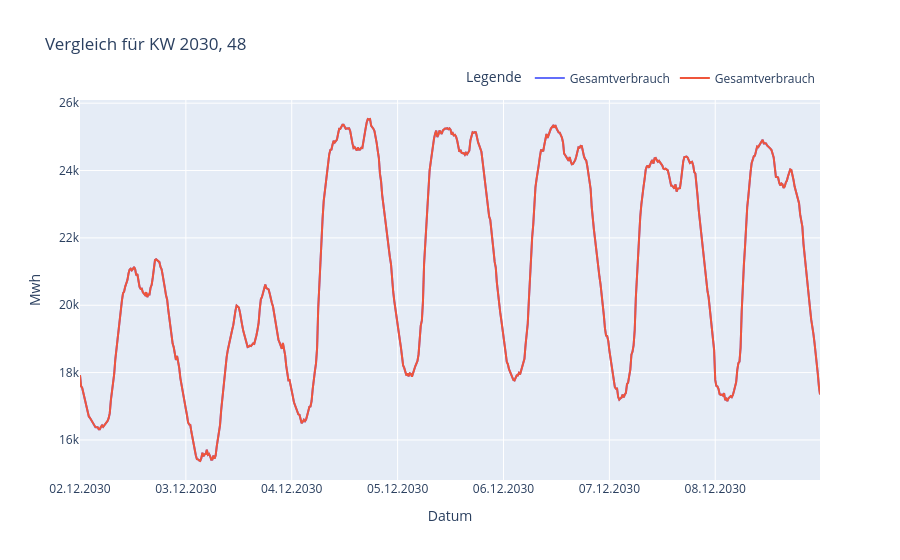

Write notebook code for a chart like this one.
### Markdown cell above
## Wochenvergleich zwischen Verbrauch und Verbrauch+Lastprofile

### Code cell
selected_week = str(selected_week_plot)
selected_year = str(selected_year_plot)

#addTimeInformation(consumption_all_years_excluding_loadprofile)
#addTimeInformation(consumption_all_years_including_loadprofile)


def get_weekly_consumption(consumption_data, selected_year, selected_week):
    # Erstelle einen DataFrame aus dem Dictionary
    yearly_consumption = pd.DataFrame.from_dict(consumption_data.get(int(selected_year)))
    
    

    # Filtere die Daten für die angegebene Woche und das Jahr
    week_filtered_data_consumption = yearly_consumption[
        (yearly_consumption['Week'] == selected_week)
    ]

    # Erstelle einen DataFrame nur mit Datum und Gesamtverbrauch
    week_consumption_df = week_filtered_data_consumption[['Datum', 'Gesamtverbrauch']]
    week_consumption_df.loc[:, 'Datum'] = pd.to_datetime(week_consumption_df['Datum'])

    return week_consumption_df


# Verwende die Funktion für consumption_all_years_excluding_loadprofile
week_consumption_df = get_weekly_consumption(consumption_all_years_excluding_loadprofile, selected_year, selected_week)

# Verwende die Funktion für consumption_all_years_including_loadprofile

week_consumption_df_lp = get_weekly_consumption(consumption_all_years_including_loadprofile, selected_year, selected_week)

# didirectory_yearly_generation and consumption_all_years_excluding_loadprofile are dicitionaries

create_week_comparison(selected_week, selected_year, week_consumption_df, week_consumption_df_lp, "vergleich_verbrauch_lastprofile")

### Figure 1 — Plotly figure (JSON) as saved in the notebook; plotly's stock layout.template omitted (floating-point values rounded to 4 significant figures; data arrays with more than 128 entries replaced by an {"elided": "..."} marker saying what was removed)
{"data": [{"mode": "lines", "name": "Gesamtverbrauch", "type": "scatter", "x": {"elided": "672 str values"}, "y": {"elided": "672 float values"}}, {"mode": "lines", "name": "Gesamtverbrauch", "type": "scatter", "x": {"elided": "672 str values"}, "y": {"elided": "672 float values"}}], "layout": {"legend": {"orientation": "h", "title": {"text": "Legende"}, "x": 1, "xanchor": "right", "y": 1.02, "yanchor": "bottom"}, "title": {"text": "Vergleich für KW 2030, 48"}, "xaxis": {"tickformat": "%d.%m.%Y", "tickmode": "array", "tickvals": ["2030-12-02T00:00:00", "2030-12-03T00:00:00", "2030-12-04T00:00:00", "2030-12-05T00:00:00", "2030-12-06T00:00:00", "2030-12-07T00:00:00", "2030-12-08T00:00:00"], "title": {"text": "Datum"}}, "yaxis": {"title": {"text": "Mwh"}}}}
